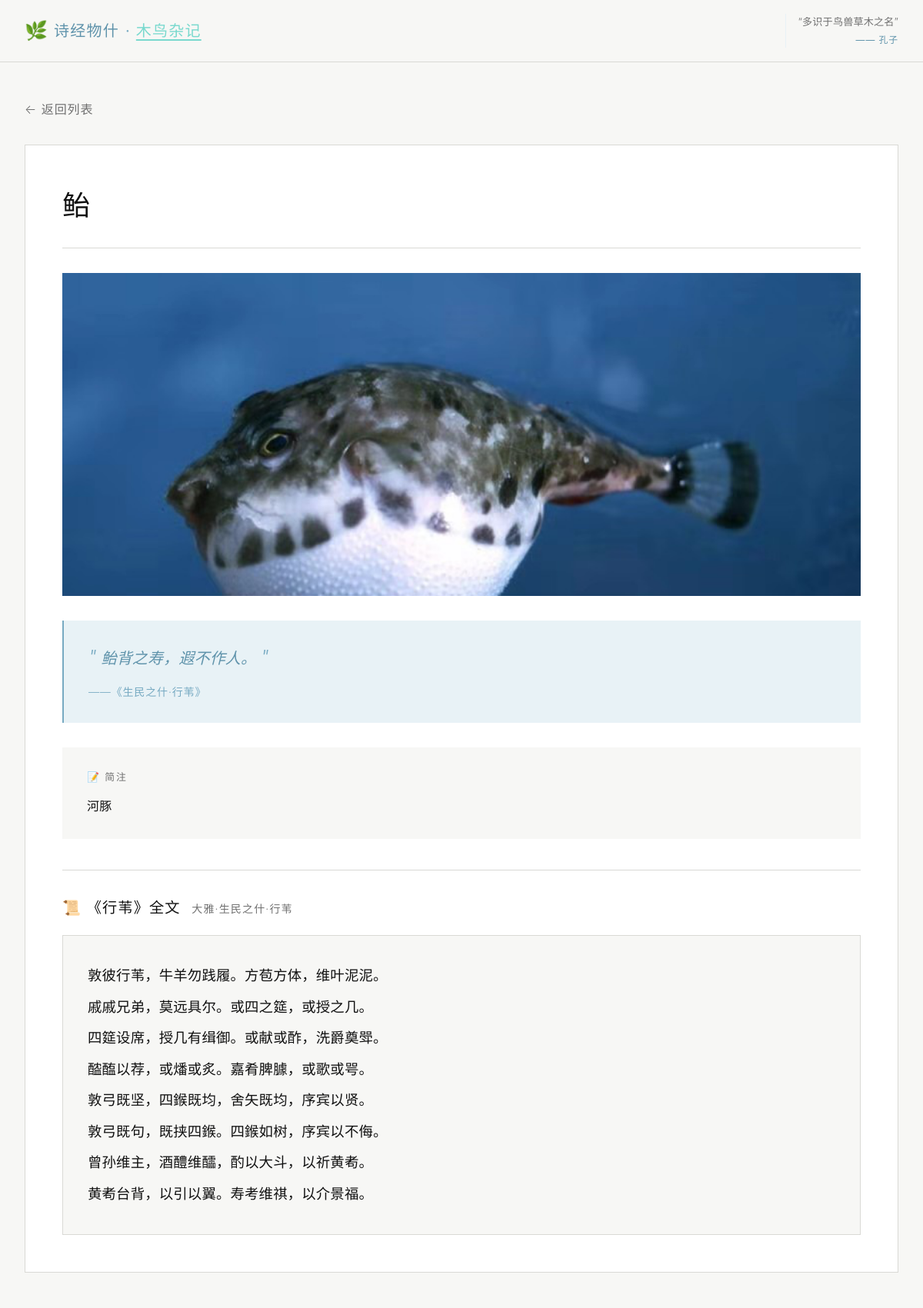
The app's page /item/202 (upper part), older data.
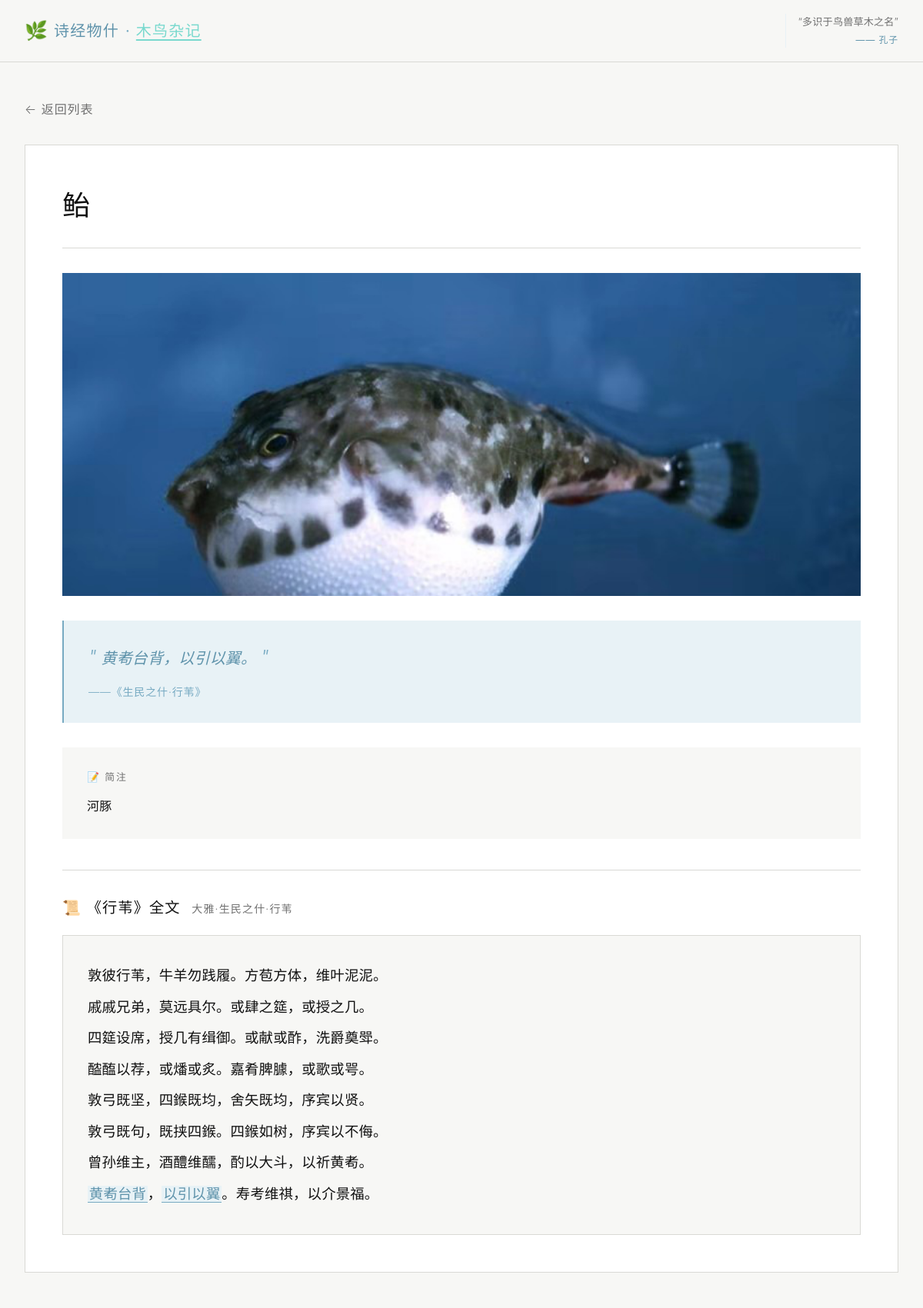
The same page, newer data.
### shijing_things/models/models.py (models this page shows, shortened)
class ShijingItem(Base):
    __tablename__ = "shijing_items"
    id = Column(Integer, primary_key=True, index=True)
    name = Column(String(100), nullable=False, index=True)
    category = Column(String(10), nullable=False, index=True)  # 草、木、鸟、兽、虫、鱼
    title = Column(String(100), nullable=False, index=True)  # 所属诗篇标题
    chapter = Column(String(50), nullable=False, index=True)  # 章节（如：国风、小雅）
    section = Column(String(50), nullable=False, index=True)  # 部分（如：周南、鹿鸣之什）
    poem_id = Column(Integer, nullable=False, index=True)  # 诗篇ID
    quote = Column(Text, nullable=False)  # 引用诗句
    description = Column(Text, nullable=True)  # 简要注释
    image_url = Column(String(255), nullable=True, default="")  # 图片路径
    modern_name = Column(String(255), nullable=True, default="")  # 今名
    taxonomy = Column(String(255), nullable=True, default="")  # 纲目属
    symbolism = Column(Text, nullable=True, default="")  # 寓意
    wiki_link = Column(String(255), nullable=True, default="")  # 百科链接

### shijing_things/routers/pages.py (the view)
@router.get("/item/{item_id}", response_class=HTMLResponse)
def item_detail(item_id: int, request: Request, db: Session = Depends(get_db)):
    item = crud_item.get(db, item_id=item_id)
    if not item:
        raise HTTPException(status_code=404, detail="事物不存在")
    poem = crud_poem.get(db, poem_id=item.poem_id)
    poem_content = []
    if poem:
        try:
            poem_content = json.loads(poem.content)
        except:
            poem_content = []
    poem_content = highlight_quote_lines(poem_content, item.quote)
    return templates.TemplateResponse("detail.html", {
        "request": request,
        "item": item,
        "poem": poem,
        "poem_content": poem_content,
        "is_admin": is_admin(request),
        "is_oauth_user": is_oauth_user(request),
        "github_login_url": f"/auth/login?next={request.url.path}",
        "wechat_login_url": f"/auth/login?provider=wechat&next={request.url.path}",
        "comment_login_page_url": f"/login?next={request.url.path}",
        "comment_user_name": request.session.get("comment_nickname") or request.session.get("comment_username") or "登录用户",
        "comment_user_avatar": request.session.get("comment_avatar_url") or "",
        "comment_auth_label": get_comment_auth_label(request),
        "google_login_url": f"/auth/login?provider=google&next={request.url.path}",
        "google_oauth_enabled": bool(settings.google_client_id and settings.google_client_secret),
        "wechat_oauth_enabled": bool(settings.wechat_app_id and settings.wechat_app_secret),
    })

### shijing_things/templates/detail.html (shortened to what this page needs)
{% extends "base.html" %}
{% block content %}
<div class="container">
    <a href="/" class="back-link">← 返回列表</a>
    <article class="detail-card">
        <header class="detail-header">
            <h1 class="detail-title">
                {{ item.name }}
                <span class="category-badge category-{{ item.category }}">{{ item.category }}类</span>
            </h1>
        </header>
        <div class="detail-body">
            <div class="detail-image">
                {% if item.image_url %}
                <img src="{{ item.image_url }}" alt="{{ item.name }}">
                {% endif %}
            </div>
            <blockquote class="detail-quote">
                <span class="quote-mark">"</span>
                {{ item.quote }}
                <span class="quote-mark">"</span>
                <cite>——《{{ item.section }}·{{ item.title }}》</cite>
            </blockquote>
            <div class="detail-info">
                {% if item.description %}
                <div class="info-description">
                    <h3>📝 简注</h3>
                    <p>{{ item.description }}</p>
                </div>
                {% endif %}
            </div>
            {% if poem and poem_content %}
            <div class="poem-section">
                <h3 class="poem-title">
                    📜 《{{ poem.title }}》全文
                    <span class="poem-source">{{ poem.full_source }}</span>
                </h3>
                <div class="poem-content">
                    {% for line in poem_content %}
                    <p class="poem-line">{{ line | safe }}</p>
                    {% endfor %}
                </div>
            </div>
            {% endif %}
        </div>
    </article>
</div>
{% endblock %}

Row changes from the older to the newer data that the page shows:
changed ShijingItem "河豚": quote "鲐背之寿，遐不作人。" → "黄耇台背，以引以翼。"
Text that changed along with them:
new list line: "戚戚兄弟，莫远具尔。或肆之筵，或授之几。"
new list line: "曾孙维主，酒醴维醹，酌以大斗，以祈黄耇。"
new list line: "黄耇台背 ， 以引以翼 。寿考维祺，以介景福。"
list line gone: "戚戚兄弟，莫远具尔。或四之筵，或授之几。"
list line gone: "曾孙维主，酒醴维醽，酌以大斗，以祈黄耇。"
list line gone: "黄耇台背，以引以翼。寿考维祺，以介景福。"
